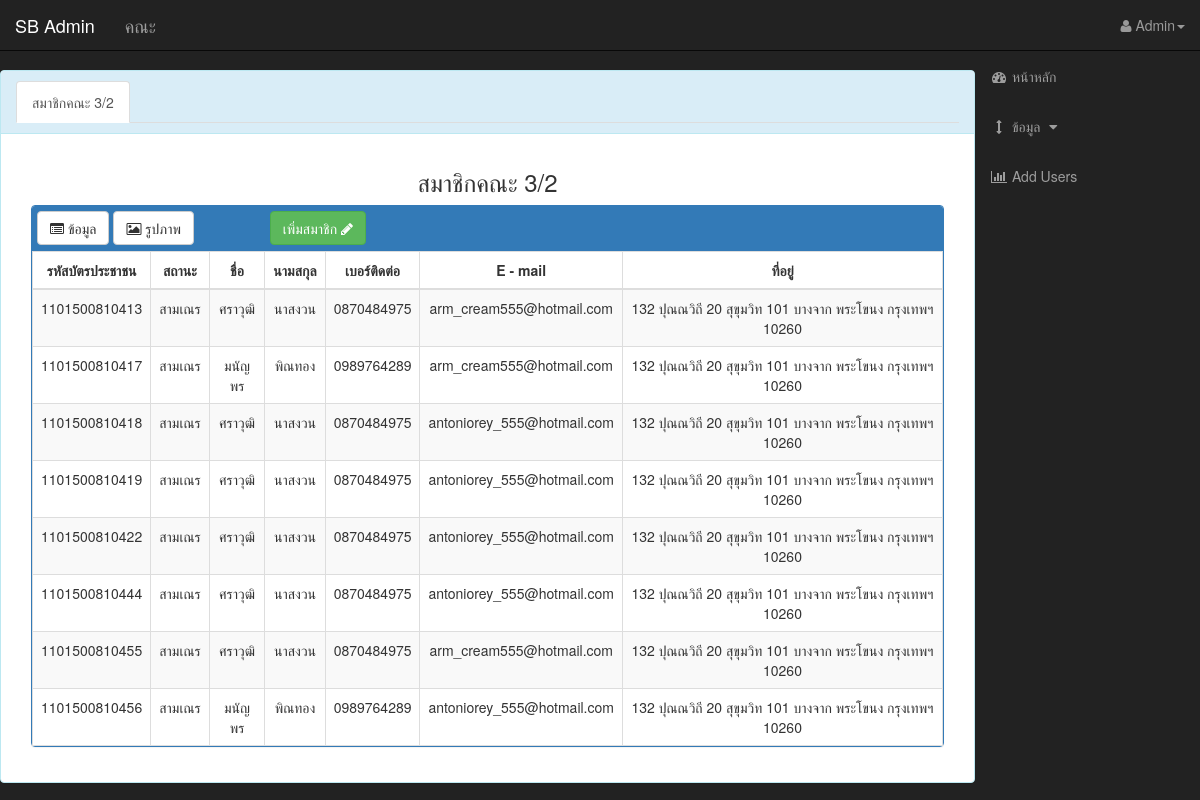
/admin/data_group3/data2_group3.php, run on the app's committed database.
### tables this page shows
CREATE TABLE `resident` (
  `id_card` varchar(15) NOT NULL,
  `fname` varchar(100) NOT NULL,
  `lname` varchar(100) NOT NULL,
  `tel` varchar(15) NOT NULL,
  `email` varchar(100) NOT NULL,
  `address` varchar(200) NOT NULL,
  `pname` varchar(10) NOT NULL,
  `group_name` int(1) NOT NULL,
  `bed_room` int(2) NOT NULL
);

### admin/data_group3/data2_group3.php (the view, shortened to what this page needs)
<?php
      include 'include/header.php';
      include 'include/rightmenu.php';
?>
<br>
                    <div class="panel with-nav-tabs panel-info">
                        <div class="panel-heading">
                                <ul class="nav nav-tabs">
                                    <li class="active"><a href="#tab1info" data-toggle="tab">  สมาชิกคณะ 3/2  </a></li>
                                </ul>
                      </div>
            <div class="panel-body">
              <center><h3>สมาชิกคณะ 3/2</h3></center>
                      <div id="user" class="col-md-12" >
                        <div class="panel panel-primary panel-table animated slideInDown">
                         <div class="panel-heading " style="padding:5px;">
                              <div class="row">
                              <div class="col col-xs-3 text-left">
                                  <a href="#list" class="btn btn-default" aria-controls="list" role="tab" data-toggle="tab"><i class="fa fa-list-alt"></i> ข้อมูล</a>
                                  <a href="#thumb" class="btn btn-default" aria-controls="thumb" role="tab" data-toggle="tab"><i class="fa fa-picture-o" aria-hidden="true"></i> รูปภาพ</a>
                              </div>
                              <div class="col col-xs-5 text-left">
                              <a href="../add_user.php" class="btn btn-success" title="Edit"  >เพิ่มสมาชิก <i class="fa fa-pencil"></i></a>
                              </div>
                              </div>
                          </div>
                         <div class="panel-body">
                           <div class="tab-content">
                            <div role="tabpanel" class="tab-pane active" id="list">
                             <table class="table table-striped table-bordered table-list">
                               <table class="table table-striped table-bordered table-list">
                                <thead>
                                 <tr>
                                    <th>รหัสบัตรประชาชน</th>
                                    <th>สถานะ</th>
                                    <th>ชื่อ</th>
                                    <th>นามสกุล</th>
                                    <th>เบอร์ติดต่อ</th>
                                    <th>E - mail</th>
                                      <th>ที่อยู่</th>
                                  </tr>
                                 </thead>
                                         <?php
                                           $sql = "select * from resident";
                                           $result = mysqli_query($conn, $sql);
                                           while ($row = mysqli_fetch_array($result)) {
                                             $id_card = $row["id_card"];
                                             $pname = $row["pname"];
                                             $fname = $row["fname"];
                                             $lname = $row["lname"];
                                             $tel = $row["tel"];
                                             $email = $row["email"];
                                             $address = $row["address"];
                                             ?>
                                               <tr>
                                                 <td><center><?php echo $id_card;?></td>
                                                <td><center><?php echo $pname; ?></td>
                                                 <td><center><?php echo $fname;?></td>
                                                   <td><center><?php echo $lname;?></td>
                                                     <td><center><?php echo $tel;?></td>
                                                       <td><center><?php echo $email;?></td>
                                                         <td><center><?php echo $address;?></td>
                                               </tr>
                                               <?php
                                           }
                                         ?>
                                </table>
                              </table>
                            </div>
                           </div>
                          </div>
                        </div>
                      </div>
                      </div>
                      </div>
            <?php include 'include/footer.php'; ?>

### admin/data_group3/include/header.php (shortened to what this page needs)
<!DOCTYPE html>
<html lang="en">
<head>
    <link href="../css/bootstrap.min.css" rel="stylesheet">
    <link href="../css/sb-admin.css" rel="stylesheet">
    <link href="../css/sb-admin-rtl.css" rel="stylesheet">
    <link href="../css/plugins/morris.css" rel="stylesheet">
    <link href="../font-awesome/css/font-awesome.min.css" rel="stylesheet" type="text/css">
</head>
<body>
    <div id="wrapper">

### admin/data_group3/include/rightmenu.php (shortened to what this page needs)
<nav class="navbar navbar-inverse navbar-fixed-top" role="navigation">
    <div class="navbar-header">
        <a class="navbar-brand" href="../index.php">SB Admin</a>
        <a class="navbar-brand" href="../blank.php">คณะ </a>
    </div>
    <ul class="nav navbar-right top-nav">
        <li class="dropdown">
            <a href="#" class="dropdown-toggle" data-toggle="dropdown"><i class="fa fa-user"></i> Admin<b class="caret"></b></a>
        </li>
    </ul>
    <div class="collapse navbar-collapse navbar-ex1-collapse">
        <ul class="nav navbar-nav side-nav">
            <li>
                <a href="index.php"><i class="fa fa-fw fa-dashboard"></i> หน้าหลัก</a>
            </li>
            <li>
                <a href="javascript:;" data-toggle="collapse" data-target="#demo"><i class="fa fa-fw fa-arrows-v"></i> ข้อมูล <i class="fa fa-fw fa-caret-down"></i></a>
            </li>
            <li>
                <a href="../add_user.php"><i class="fa fa-fw fa-bar-chart-o"></i> Add Users</a>
            </li>
        </ul>
    </div>
</nav>

### admin/data_group3/include/footer.php (shortened to what this page needs)
            </div>
</body>
</html>

### admin/css/sb-admin.css (style rules this page uses)
body { margin-top: 100px; background-color: #222; }
@media (min-width:768px) { body { margin-top: 50px; } }
#wrapper { padding-left: 0; }
@media (min-width:768px) { #wrapper { padding-left: 225px; } }
.top-nav { padding: 0 15px; }
.top-nav>li { display: inline-block; float: left; }
.top-nav>li>a { padding-top: 15px; padding-bottom: 15px; line-height: 20px; color: #999; }
@media (min-width:768px) { .side-nav { position: fixed; top: 51px; left: 225px; width: 225px; margin-left: -225px; border: none; border-radius: 0; overflow-y: auto; background-color: #222; bottom: 0; overflow-x: hidden; padding-bottom: 40px; } }
@media (min-width:768px) { .side-nav>li>a { width: 225px; } }

### admin/css/sb-admin-rtl.css (style rules this page uses)
@media (min-width: 768px) { #wrapper { padding-right: 225px; padding-left: 0; } }
@media (min-width: 768px) { .side-nav { right: 0;left: auto; } }

### admin/data_group3/data2_group3.php (style rules this page uses)
#user .panel-table { animation-duration:3s; }
#user .panel-table .panel-body .table { margin:0px; }
#user .panel-table .panel-body { padding:0px; }
#user .panel-table .panel-body .table-bordered > thead > tr > th { text-align:center; }

### data on the page
resident: id_card "1101500810413", pname "สามเณร", fname "ศราวุฒิ", lname "นาสงวน", tel "0870484975", email "arm_cream555@hotmail.com", address "132 ปุณณวิถี 20 สุขุมวิท 101 บางจาก พระโขนง กรุงเทพฯ 10260"
resident: id_card "1101500810417", pname "สามเณร", fname "มนัญพร", lname "พิณทอง", tel "0989764289", email "arm_cream555@hotmail.com", address "132 ปุณณวิถี 20 สุขุมวิท 101 บางจาก พระโขนง กรุงเทพฯ 10260"
resident: id_card "1101500810418", pname "สามเณร", fname "ศราวุฒิ", lname "นาสงวน", tel "0870484975", email "antoniorey_555@hotmail.com", address "132 ปุณณวิถี 20 สุขุมวิท 101 บางจาก พระโขนง กรุงเทพฯ 10260"
resident: id_card "1101500810419", pname "สามเณร", fname "ศราวุฒิ", lname "นาสงวน", tel "0870484975", email "antoniorey_555@hotmail.com", address "132 ปุณณวิถี 20 สุขุมวิท 101 บางจาก พระโขนง กรุงเทพฯ 10260"
resident: id_card "1101500810422", pname "สามเณร", fname "ศราวุฒิ", lname "นาสงวน", tel "0870484975", email "antoniorey_555@hotmail.com", address "132 ปุณณวิถี 20 สุขุมวิท 101 บางจาก พระโขนง กรุงเทพฯ 10260"
resident: id_card "1101500810444", pname "สามเณร", fname "ศราวุฒิ", lname "นาสงวน", tel "0870484975", email "antoniorey_555@hotmail.com", address "132 ปุณณวิถี 20 สุขุมวิท 101 บางจาก พระโขนง กรุงเทพฯ 10260"
resident: id_card "1101500810455", pname "สามเณร", fname "ศราวุฒิ", lname "นาสงวน", tel "0870484975", email "arm_cream555@hotmail.com", address "132 ปุณณวิถี 20 สุขุมวิท 101 บางจาก พระโขนง กรุงเทพฯ 10260"
resident: id_card "1101500810456", pname "สามเณร", fname "มนัญพร", lname "พิณทอง", tel "0989764289", email "antoniorey_555@hotmail.com", address "132 ปุณณวิถี 20 สุขุมวิท 101 บางจาก พระโขนง กรุงเทพฯ 10260"
